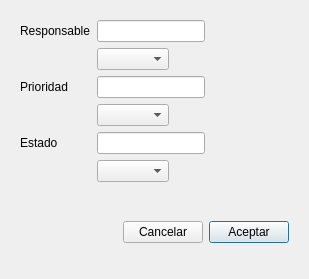
<?xml version="1.0" encoding="UTF-8"?>
<ui version="4.0">
 <class>dModify</class>
 <widget class="QDialog" name="dModify">
  <property name="windowModality">
   <enum>Qt::ApplicationModal</enum>
  </property>
  <property name="geometry">
   <rect>
    <x>0</x>
    <y>0</y>
    <width>309</width>
    <height>279</height>
   </rect>
  </property>
  <property name="windowTitle">
   <string>Modificación de ticket</string>
  </property>
  <property name="modal">
   <bool>true</bool>
  </property>
  <layout class="QVBoxLayout" name="verticalLayout">
   <item>
    <widget class="QWidget" name="widgetMain" native="true">
     <layout class="QFormLayout" name="formLayout">
      <property name="fieldGrowthPolicy">
       <enum>QFormLayout::FieldsStayAtSizeHint</enum>
      </property>
      <item row="1" column="1">
       <widget class="QComboBox" name="cboxResponsible"/>
      </item>
      <item row="3" column="1">
       <widget class="QComboBox" name="cboxPriority"/>
      </item>
      <item row="5" column="1">
       <widget class="QComboBox" name="cboxState"/>
      </item>
      <item row="0" column="1">
       <widget class="QLineEdit" name="lfCurrentResponsible">
        <property name="readOnly">
         <bool>true</bool>
        </property>
       </widget>
      </item>
      <item row="2" column="1">
       <widget class="QLineEdit" name="lfCurrentPriority">
        <property name="readOnly">
         <bool>true</bool>
        </property>
       </widget>
      </item>
      <item row="4" column="1">
       <widget class="QLineEdit" name="lfCurrentState">
        <property name="readOnly">
         <bool>true</bool>
        </property>
       </widget>
      </item>
      <item row="0" column="0">
       <widget class="QLabel" name="lbResponsible">
        <property name="text">
         <string>Responsable</string>
        </property>
       </widget>
      </item>
      <item row="2" column="0">
       <widget class="QLabel" name="lbPriority">
        <property name="text">
         <string>Prioridad</string>
        </property>
       </widget>
      </item>
      <item row="4" column="0">
       <widget class="QLabel" name="lbState">
        <property name="text">
         <string>Estado</string>
        </property>
       </widget>
      </item>
     </layout>
    </widget>
   </item>
   <item>
    <widget class="QWidget" name="widgetButtons" native="true">
     <layout class="QHBoxLayout" name="horizontalLayout">
      <item>
       <spacer name="horizontalSpacer">
        <property name="orientation">
         <enum>Qt::Horizontal</enum>
        </property>
        <property name="sizeHint" stdset="0">
         <size>
          <width>40</width>
          <height>20</height>
         </size>
        </property>
       </spacer>
      </item>
      <item>
       <widget class="QPushButton" name="btCancel">
        <property name="text">
         <string>Cancelar</string>
        </property>
       </widget>
      </item>
      <item>
       <widget class="QPushButton" name="btAccept">
        <property name="text">
         <string>Aceptar</string>
        </property>
        <property name="default">
         <bool>true</bool>
        </property>
       </widget>
      </item>
     </layout>
    </widget>
   </item>
  </layout>
 </widget>
 <resources/>
 <connections/>
</ui>
